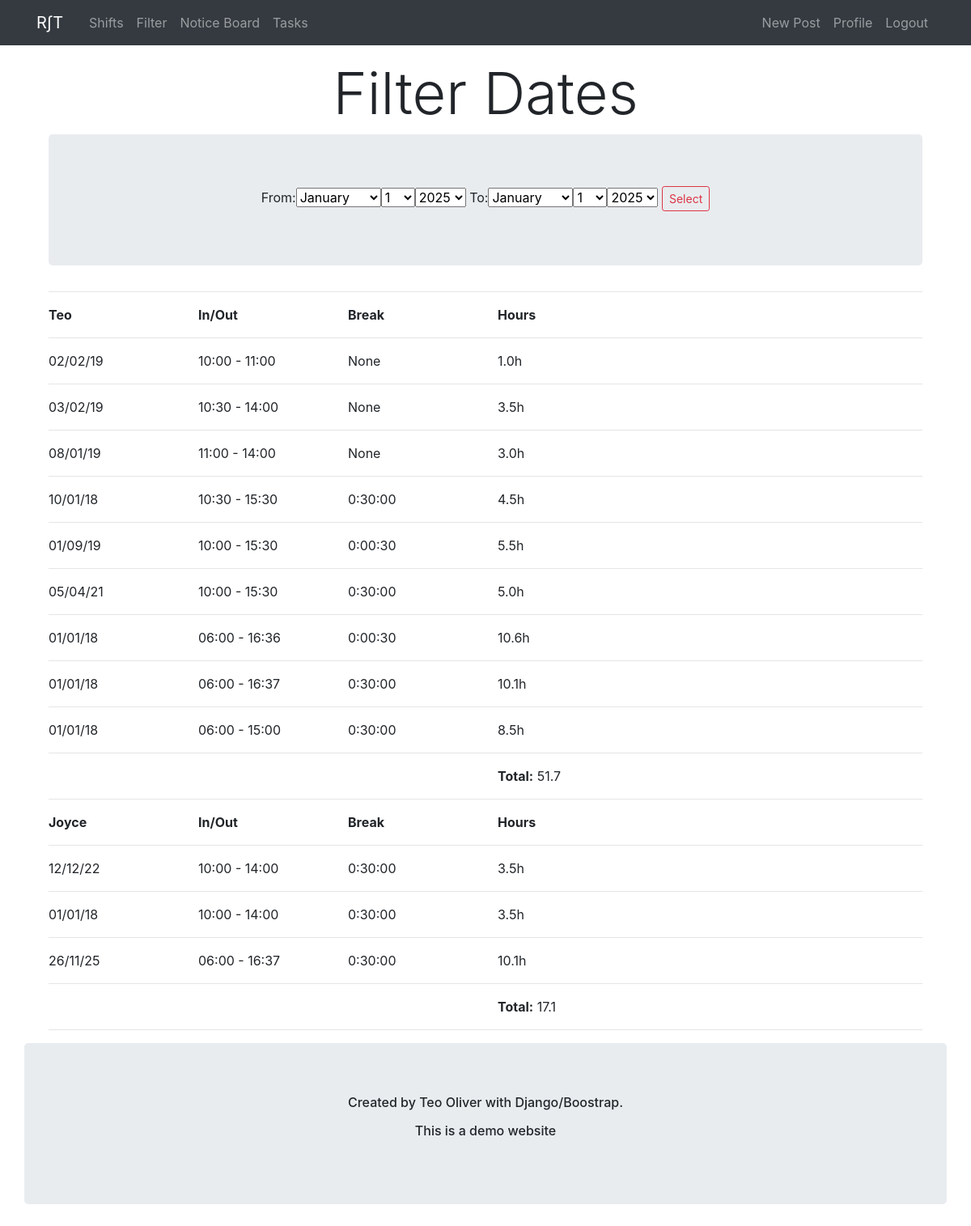
The page /select/ (signed in) on the database as committed earlier.
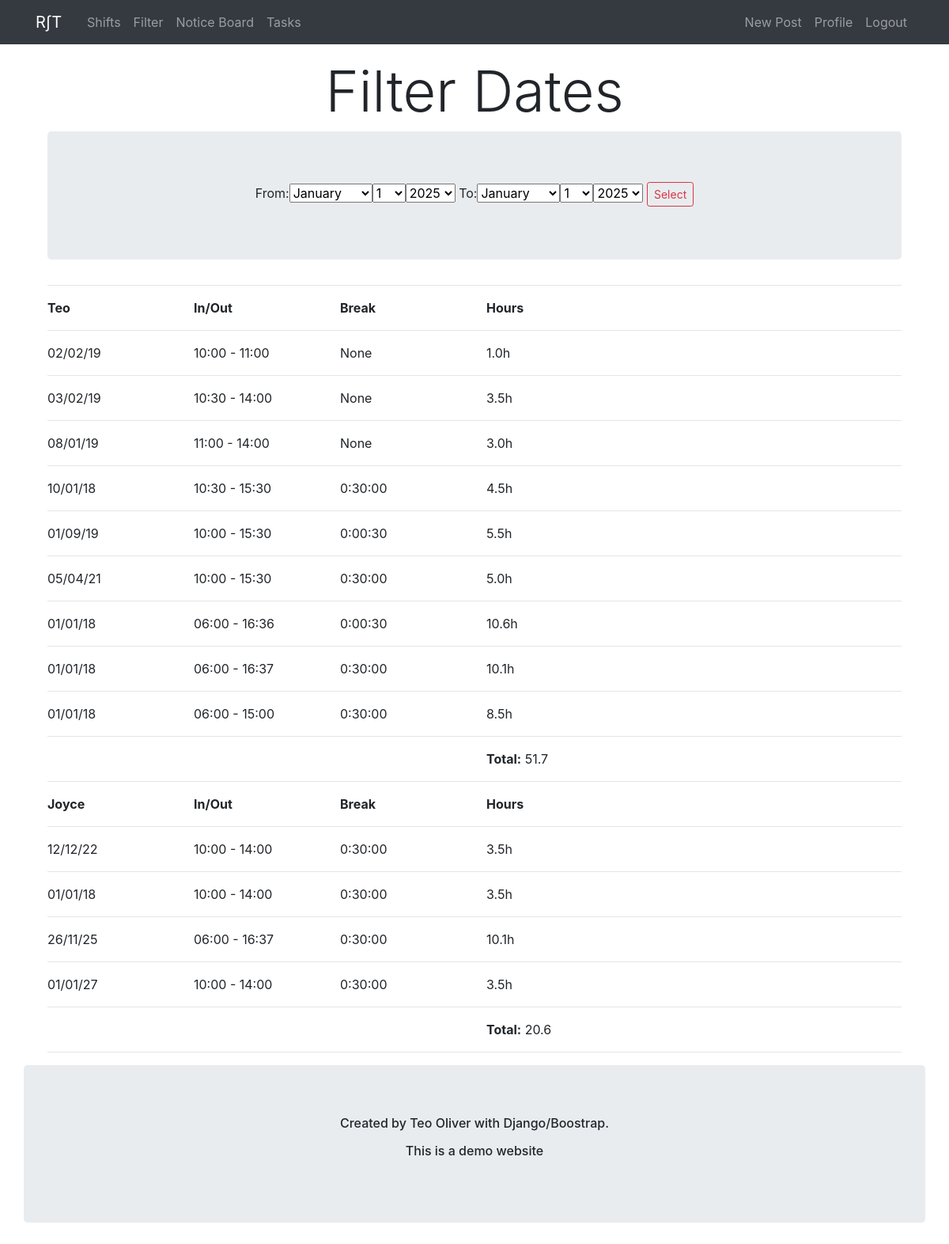
The same page on the database as committed later.
### hoursCalc/models.py (models this page shows, shortened)
class Shift(models.Model):
    name = models.ForeignKey(User,on_delete=models.CASCADE)
    clock_in = models.DateTimeField(blank=True, null=True) #not blanck or null
    clock_out = models.DateTimeField(blank=True, null=True)  #not blanck or null
    date = models.DateField(blank=True, null=True) #not blanck or null
    duration  = models.FloatField(default=0)
    break_time = models.DurationField(blank=True, null=True)
    description = models.TextField(blank=True, null=True, max_length=600)
    class Meta:
        ordering = ['-date']

### hoursCalc/views.py (the view, shortened to what this page needs)
# urls.py: path('select/', shift_views.selectDate, name='select'),
@login_required
def selectDate(request, dt="2000-01-01", df="2000-01-01" ): # juntar selectDate com select_periods
    users = User.objects.all()
    select_date_form = forms.SelectDateForm()
    shifts = Shift.objects.select_related('name').order_by('name')
    context = {
        'select_date_form': select_date_form,
        'users': users,
        'shifts': shifts,
        'title': 'Select Dates'
    }
    return render(request, 'hoursCalc/select.html', context)

### hoursCalc/forms.py
class SelectDateForm(forms.Form):
  date_from = forms.DateField(widget=forms.SelectDateWidget(attrs={"class": "",}, ), label="From")
  date_to = forms.DateField(widget=forms.SelectDateWidget(attrs={"class": "",}), label="To")

### hoursCalc/templatetags/shifts.py (called while the page is built)
@register.simple_tag
def calc_total_duration(shifts):  # here 'shifts' is the 'user.list' in the template
    total = 0.0
    for shift in shifts:
        total += shift.duration
    return total

### hoursCalc/templates/hoursCalc/select.html (shortened to what this page needs)
{% extends './base.html' %}
{% load crispy_forms_tags %}
{% block content %}
<div class="container">
    <h1 class="display-3"><center>Filter Dates</center></h1>
</div>
    <div class="container">
        <div class="jumbotron">
            <form action={% url 'select' %} method="POST">
                <center>
                {{ select_date_form }}
                <input type="submit" class="btn btn-outline-danger btn-sm" value="Select">
            </center>
            </form>
        </div>
    </div>
    <div class="container">
    {% regroup shifts by name as user_list %}
    {% load shifts %}
    <hr>
        {% for user in user_list %}
            <div class="row">
                <div class="col-md-2"> <strong>{{ user.grouper.username }}</strong> </div>
                <div class="col-md-2"> <strong> In/Out </strong> </div>
                <div class="col-md-2"> <strong> Break </strong>  </div>
                <div class="col-md-3"> <strong> Hours </strong>  </div>
                <div class="col-md-3"> </div>
            </div>
            <hr>
            {% for shift in user.list %}
                <div class="row">
                    <div class="col-md-2"> {{ shift.date|date:"d/m/y" }} </div>
                    <div class="col-md-2"> {{ shift.clock_in|date:"H:i" }} - {{ shift.clock_out|date:"H:i" }} </div>
                    <div class="col-md-2"> {{ shift.break_time }} </div>
                    <div class="col-md-3"> {{ shift.duration }}h </div>
                </div>
                <hr>
            {% endfor %}
            <div class="row">
                <div class="col-md-2"> </div>
                <div class="col-md-2"> </div>
                <div class="col-md-2"> </div>
                <div class="col-md-3"> <strong>Total:</strong> {% calc_total_duration user.list %} </div>
                <div class="col-md-3"> </div>
            </div>
            <hr>
        {% endfor %}
    </div>
</div>
{% endblock content %}

Rows that differ between the two databases and show on the page:
computed for Shift (number 10 of 13 on the later page): duration.duration "17.1" → "20.6"
added Shift: date "01/01/27", clock_in "10:00", clock_out "14:00", break_time "0:30:00", duration "3.5"
